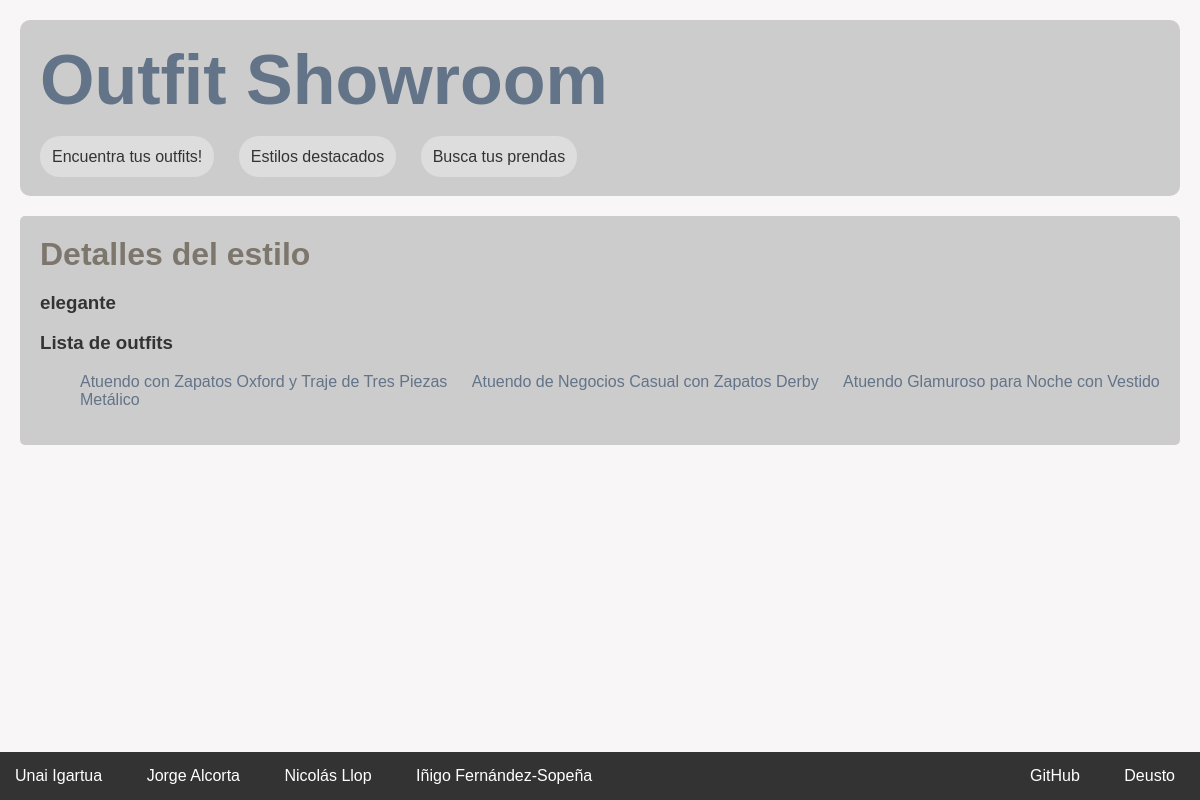
Page /appOutfitShowroom/estilo/2 on the committed database.
### appOutfitShowroom/models.py (models this page shows, shortened)
class Estilo(models.Model):
    nombre = models.CharField(max_length=50)

class Outfit(models.Model):
    nombre = models.CharField(max_length=200)
    descripcion = models.TextField(max_length=700)
    ocasion = models.ForeignKey(Ocasion, on_delete=models.CASCADE)
    estilo = models.ManyToManyField(Estilo)
    precio = models.IntegerField(default=0)
    imagen = models.ImageField(upload_to='img',blank=True,null=True,verbose_name='Image')
    fecha = models.DateTimeField(auto_now_add=True)

### appOutfitShowroom/views.py (the view)
# urls.py: path('estilo/<int:estilo_id>', views.detalles_estilo, name='estilo')
def detalles_estilo(request, estilo_id):
	estilo = Estilo.objects.get(pk=estilo_id)
	outfits = Outfit.objects.filter(estilo=estilo_id)
	context = {'titulo_pagina': "Detalles del estilo", 'estilo': estilo, 'outfits': outfits}
	return render(request, 'estilo.html', context)

### appOutfitShowroom/templates/estilo.html
{% extends "base.html" %}
{% load static %}
{% block contenido %}
<h2>Detalles del estilo</h2>
{% if estilo %}
    <h3>{{ estilo.nombre}}</h3>
	<h3>Lista de outfits</h3>
	{% if outfits %}
		<ol>
		{% for e in outfits %}
			<li>
				<a href="{% url 'outfit' e.id %}">{{ e.nombre}}</a>
			</li>
		{% endfor %}
		</ol>
	{% else %}
		<p>No tiene outfits asociados.</p>
	{% endif %}
{% else %}
    <p>No existe este estilo.</p>
{% endif %}
{% endblock %}

### appOutfitShowroom/static/css/estilos.css (style rules this page uses)
body, h1, h2, p, ul, li { margin: 0; padding: 0; }
body { font-family: 'Arial', sans-serif; background-color: #f9f6f8; color: #333; }
h2 { font-size: 32px; color: #7c766d; }
li { display: inline; margin-right: 20px; }
a { color: #637388; text-decoration: none; }

### rows in the picture
Estilo: nombre "elegante"
Outfit: nombre "Atuendo con Zapatos Oxford y Traje de Tres Piezas"
Outfit: nombre "Atuendo de Negocios Casual con Zapatos Derby"
Outfit: nombre "Atuendo Glamuroso para Noche con Vestido Metálico"
